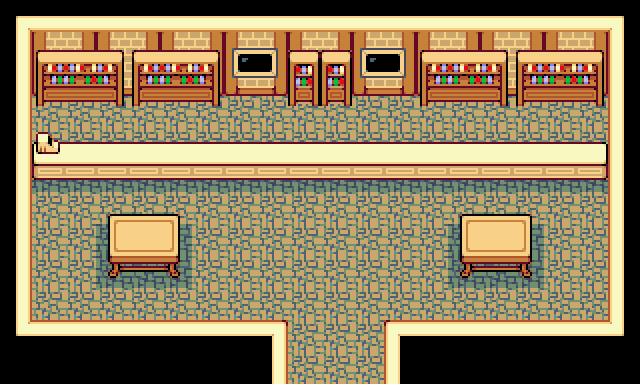

A 2D game scene composited from a Tiled map and its tileset images. What follows is a short description and the map's XML, with each tile layer's data collapsed to a summary:
An orthogonal 20x12 tile map with 32x32 px tiles, 5 tile layers (map, background, sdf, Tile Layer 4, ...), 6 tilesets and 2 objects (Door, NPC).

<map version="1.0" orientation="orthogonal" width="20" height="12" tilewidth="32" tileheight="32">
 <tileset firstgid="1" name="BlackAndWhite" tilewidth="32" tileheight="32">
  <image source="../../img/tiles/BlackAndWhite.png" width="320" height="32" />
  <tile id="0">
   <properties>
    <property name="solid" value="true" />
   </properties>
  </tile>
  <tile id="5">
   <properties>
    <property name="solid" value="true" />
   </properties>
  </tile>
  <tile id="6">
   <properties>
    <property name="solid" value="true" />
   </properties>
  </tile>
  <tile id="7">
   <properties>
    <property name="solid" value="true" />
   </properties>
  </tile>
  <tile id="8">
   <properties>
    <property name="solid" value="false" />
   </properties>
  </tile>
  <tile id="9">
   <properties>
    <property name="solid" value="false" />
   </properties>
  </tile>
 </tileset>
 <tileset firstgid="11" name="Dungeon_C" tilewidth="32" tileheight="32">
  <image source="../../img/tiles/Dungeon_C.png" trans="ff00ff" width="512" height="512" />
 </tileset>
 <tileset firstgid="267" name="expandedAutotile" tilewidth="32" tileheight="32">
  <image source="../../img/tiles/expandedAutotile.png" trans="ff00ff" width="256" height="192" />
 </tileset>
 <tileset firstgid="315" name="TileD" tilewidth="32" tileheight="32">
  <image source="../../img/tiles/TileD.png" trans="ff00ff" width="512" height="512" />
 </tileset>
 <tileset firstgid="571" name="TileA4" tilewidth="32" tileheight="32">
  <image source="../../img/tiles/TileA4.png" trans="ff00ff" width="512" height="480" />
 </tileset>
 <tileset firstgid="811" name="TileA5" tilewidth="32" tileheight="32">
  <image source="../../img/tiles/TileA5.png" trans="ff00ff" width="256" height="512" />
 </tileset>
 <layer name="map" width="20" height="12">
  <data>[240 cells, 96 non-empty, 1 distinct tile ids]</data>
 </layer>
 <layer name="background" width="20" height="12">
  <data>[240 cells, 225 non-empty, 16 distinct tile ids]</data>
 </layer>
 <layer name="sdf" width="20" height="12">
  <data>[240 cells, 104 non-empty, 31 distinct tile ids]</data>
 </layer>
 <objectgroup name="objects" width="20" height="12">
  <object name="Door" x="288" y="352" width="96" height="32">
   <properties>
    <property name="to" value="town,10,19" />
   </properties>
  </object>
  <object name="NPC" x="320" y="96" width="32" height="32">
   <properties>
    <property name="id" value="7" />
   </properties>
  </object>
 </objectgroup>
 <layer name="Tile Layer 4" width="20" height="12">
  <data>[240 cells, 1 non-empty, 1 distinct tile ids]</data>
 </layer>
 <layer name="foreground" width="20" height="12">
  <data>[240 cells, 22 non-empty, 4 distinct tile ids]</data>
 </layer>
</map>
